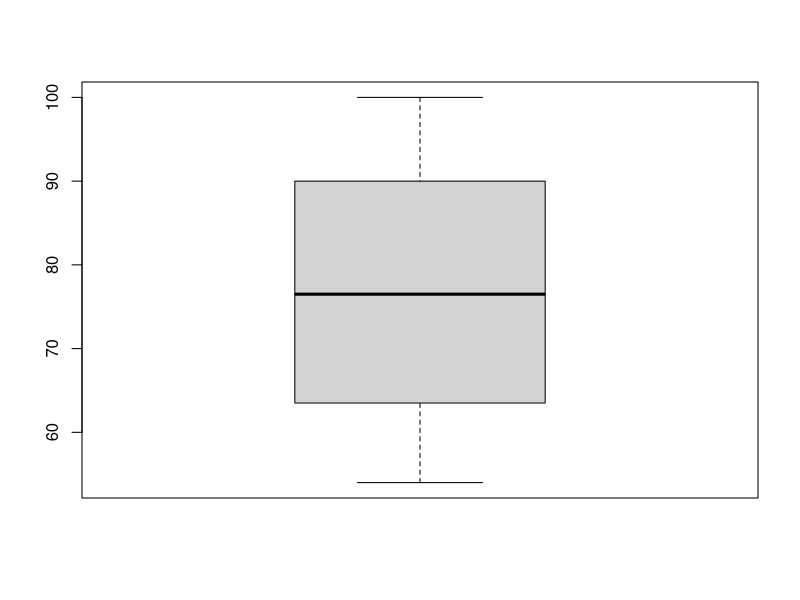

R code for this plot:
## ---- chunk 1
    #| eval: false
    #| echo: TRUE

    install.packages("tidyverse")
## ---- chunk 2
    #| echo: TRUE

    library(tidyverse)
## ---- chunk 3
123 + 456
## ---- chunk 4
144*112
## ---- chunk 5
10/3
## ---- chunk 6
420^2
## ---- chunk 7
sqrt(146)
## ---- chunk 8
10 %% 3
## ---- chunk 9
x <- 5
## ---- chunk 10
y <- 10 # hier könntet ihr auch jede andere Ziffer wählen

z <- x / y
## ---- chunk 11
# z (hier über das # auskommentiert, da der Befehl nicht im Skript, sondern unten in der Konsole ausgeführt werden soll)
## ---- chunk 12
vorname <- "Lars"
nachname <- "Schilling"
## ---- chunk 13
voller_name <- paste(vorname, nachname)
## ---- chunk 14
first_vector <- c(100, 80, 54, 73)
## ---- chunk 15
boxplot(first_vector)
## ---- chunk 16
sum(first_vector)

mean(first_vector)
## ---- chunk 17
first_vector * 2
## ---- chunk 18
5 > 2
## ---- chunk 19
6!=8
## ---- chunk 20
diff_score <- 80 - 50
## ---- chunk 21
diff_score_abs <- abs(diff_score)

# print(diff_score_abs) (hier erneut mit # auskommentiert, da der Befehl nicht im Skript, sondern in der Console ausgeführt werden soll)
## ---- chunk 22
# Hier ein Beipsiel für einen Kommentar, wie auch schon weiter oben mehrmals verwendet um die Lösungen davon zu hindern ausgeführt zu werden.
## ---- chunk 23
# 1 + 2
## ---- chunk 24
neue_variable <- "snake_case"
## ---- chunk 25
neueVariable <- "CamelCase"
## ---- chunk 26
top_two <- sort(first_vector, decreasing = TRUE)[1:2]
## ---- chunk 27
vec_seq <- seq(from = 1, to = 1000, by = 10)
## ---- chunk 28
sample(vec_seq, 1)
## ---- chunk 29
my_vector <- rep(3, times = 50)
## ---- chunk 30
# install.packages("palmerpenguins")   # nur einmal nötig # führe diesen Code in der Console aus
## ---- chunk 31
library(palmerpenguins) 
my_penguins <- penguins
## ---- chunk 32
ncol(my_penguins)
## ---- chunk 33
nrow(my_penguins)
## ---- chunk 34
?head() # um die Hilfeseite zu öffnen
head(my_penguins)
## ---- chunk 35
?glimpse() # um die Hilfeseite zu öffnen
glimpse(my_penguins)
## ---- chunk 36
?str() # um die Hilfeseite zu öffnen
str(my_penguins)
## ---- chunk 37
# ist keine Funktion sondern ein Datensatz und daher gibt es hierfür auch keine Hilfeseite
penguins
## ---- chunk 38
?summary() # um die Hilfeseite zu öffnen
summary(my_penguins)
## ---- chunk 39
class(my_penguins$island)
## ---- chunk 40
class(my_penguins$body_mass_g)
## ---- chunk 41
class(my_penguins$species)
## ---- chunk 42
typeof(my_penguins$island)
typeof(my_penguins$body_mass_g)
typeof(my_penguins$species)
## ---- chunk 43
is.numeric(my_penguins$bill_depth_mm)
## ---- chunk 44
species_numeric <- is.numeric(my_penguins$bill_depth_mm) # der genaue Name der Variable sollte im snake_case geschrieben sein und über den Inhalt informieren. Ansonsten ist er arbiträr
## ---- chunk 45
is.logical(species_numeric) # hier müsst ihr als Argument natürlich den von euch eben vergebenen Variablennamen auswählen
